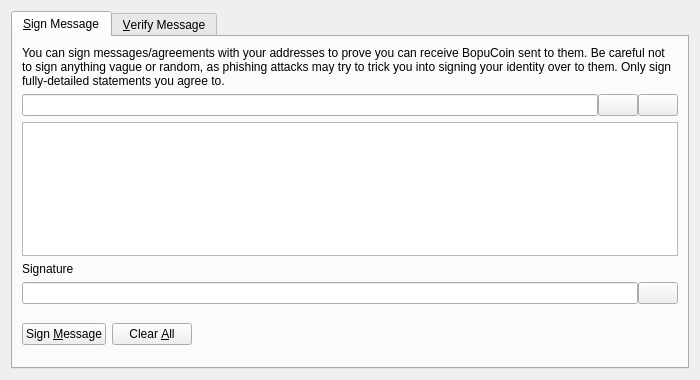
<?xml version="1.0" encoding="UTF-8"?>
<ui version="4.0">
 <class>SignVerifyMessageDialog</class>
 <widget class="QDialog" name="SignVerifyMessageDialog">
  <property name="geometry">
   <rect>
    <x>0</x>
    <y>0</y>
    <width>700</width>
    <height>380</height>
   </rect>
  </property>
  <property name="windowTitle">
   <string>Signatures - Sign / Verify a Message</string>
  </property>
  <property name="modal">
   <bool>true</bool>
  </property>
  <layout class="QVBoxLayout" name="verticalLayout">
   <item>
    <widget class="QTabWidget" name="tabWidget">
     <property name="currentIndex">
      <number>0</number>
     </property>
     <widget class="QWidget" name="tabSignMessage">
      <attribute name="title">
       <string>&amp;Sign Message</string>
      </attribute>
      <layout class="QVBoxLayout" name="verticalLayout_SM">
       <item>
        <widget class="QLabel" name="infoLabel_SM">
         <property name="text">
          <string>You can sign messages/agreements with your addresses to prove you can receive BopuCoin sent to them. Be careful not to sign anything vague or random, as phishing attacks may try to trick you into signing your identity over to them. Only sign fully-detailed statements you agree to.</string>
         </property>
         <property name="textFormat">
          <enum>Qt::PlainText</enum>
         </property>
         <property name="wordWrap">
          <bool>true</bool>
         </property>
        </widget>
       </item>
       <item>
        <layout class="QHBoxLayout" name="horizontalLayout_1_SM">
         <property name="spacing">
          <number>0</number>
         </property>
         <item>
          <widget class="QValidatedLineEdit" name="addressIn_SM">
           <property name="toolTip">
            <string>The BopuCoin address to sign the message with</string>
           </property>
          </widget>
         </item>
         <item>
          <widget class="QPushButton" name="addressBookButton_SM">
           <property name="toolTip">
            <string>Choose previously used address</string>
           </property>
           <property name="text">
            <string/>
           </property>
           <property name="shortcut">
            <string>Alt+A</string>
           </property>
           <property name="autoDefault">
            <bool>false</bool>
           </property>
          </widget>
         </item>
         <item>
          <widget class="QPushButton" name="pasteButton_SM">
           <property name="toolTip">
            <string>Paste address from clipboard</string>
           </property>
           <property name="text">
            <string/>
           </property>
           <property name="shortcut">
            <string>Alt+P</string>
           </property>
           <property name="autoDefault">
            <bool>false</bool>
           </property>
          </widget>
         </item>
        </layout>
       </item>
       <item>
        <widget class="QPlainTextEdit" name="messageIn_SM">
         <property name="toolTip">
          <string>Enter the message you want to sign here</string>
         </property>
        </widget>
       </item>
       <item>
        <widget class="QLabel" name="signatureLabel_SM">
         <property name="text">
          <string>Signature</string>
         </property>
         <property name="textFormat">
          <enum>Qt::PlainText</enum>
         </property>
        </widget>
       </item>
       <item>
        <layout class="QHBoxLayout" name="horizontalLayout_2_SM">
         <property name="spacing">
          <number>0</number>
         </property>
         <item>
          <widget class="QLineEdit" name="signatureOut_SM">
           <property name="font">
            <font>
             <italic>true</italic>
            </font>
           </property>
           <property name="readOnly">
            <bool>true</bool>
           </property>
          </widget>
         </item>
         <item>
          <widget class="QPushButton" name="copySignatureButton_SM">
           <property name="toolTip">
            <string>Copy the current signature to the system clipboard</string>
           </property>
           <property name="text">
            <string/>
           </property>
           <property name="autoDefault">
            <bool>false</bool>
           </property>
          </widget>
         </item>
        </layout>
       </item>
       <item>
        <layout class="QHBoxLayout" name="horizontalLayout_3_SM">
         <item>
          <widget class="QPushButton" name="signMessageButton_SM">
           <property name="toolTip">
            <string>Sign the message to prove you own this BopuCoin address</string>
           </property>
           <property name="text">
            <string>Sign &amp;Message</string>
           </property>
           <property name="autoDefault">
            <bool>false</bool>
           </property>
          </widget>
         </item>
         <item>
          <widget class="QPushButton" name="clearButton_SM">
           <property name="toolTip">
            <string>Reset all sign message fields</string>
           </property>
           <property name="text">
            <string>Clear &amp;All</string>
           </property>
           <property name="autoDefault">
            <bool>false</bool>
           </property>
          </widget>
         </item>
         <item>
          <spacer name="horizontalSpacer_1_SM">
           <property name="orientation">
            <enum>Qt::Horizontal</enum>
           </property>
           <property name="sizeHint" stdset="0">
            <size>
             <width>40</width>
             <height>48</height>
            </size>
           </property>
          </spacer>
         </item>
         <item>
          <widget class="QLabel" name="statusLabel_SM">
           <property name="font">
            <font>
             <weight>75</weight>
             <bold>true</bold>
            </font>
           </property>
           <property name="text">
            <string/>
           </property>
           <property name="wordWrap">
            <bool>true</bool>
           </property>
          </widget>
         </item>
         <item>
          <spacer name="horizontalSpacer_2_SM">
           <property name="orientation">
            <enum>Qt::Horizontal</enum>
           </property>
           <property name="sizeHint" stdset="0">
            <size>
             <width>40</width>
             <height>48</height>
            </size>
           </property>
          </spacer>
         </item>
        </layout>
       </item>
      </layout>
     </widget>
     <widget class="QWidget" name="tabVerifyMessage">
      <attribute name="title">
       <string>&amp;Verify Message</string>
      </attribute>
      <layout class="QVBoxLayout" name="verticalLayout_VM">
       <item>
        <widget class="QLabel" name="infoLabel_VM">
         <property name="text">
          <string>Enter the receiver's address, message (ensure you copy line breaks, spaces, tabs, etc. exactly) and signature below to verify the message. Be careful not to read more into the signature than what is in the signed message itself, to avoid being tricked by a man-in-the-middle attack. Note that this only proves the signing party receives with the address, it cannot prove sendership of any transaction!</string>
         </property>
         <property name="textFormat">
          <enum>Qt::PlainText</enum>
         </property>
         <property name="alignment">
          <set>Qt::AlignLeading|Qt::AlignLeft|Qt::AlignTop</set>
         </property>
         <property name="wordWrap">
          <bool>true</bool>
         </property>
        </widget>
       </item>
       <item>
        <layout class="QHBoxLayout" name="horizontalLayout_1_VM">
         <property name="spacing">
          <number>0</number>
         </property>
         <item>
          <widget class="QValidatedLineEdit" name="addressIn_VM">
           <property name="toolTip">
            <string>The BopuCoin address the message was signed with</string>
           </property>
          </widget>
         </item>
         <item>
          <widget class="QPushButton" name="addressBookButton_VM">
           <property name="toolTip">
            <string>Choose previously used address</string>
           </property>
           <property name="text">
            <string/>
           </property>
           <property name="shortcut">
            <string>Alt+A</string>
           </property>
           <property name="autoDefault">
            <bool>false</bool>
           </property>
          </widget>
         </item>
        </layout>
       </item>
       <item>
        <widget class="QPlainTextEdit" name="messageIn_VM"/>
       </item>
       <item>
        <widget class="QValidatedLineEdit" name="signatureIn_VM"/>
       </item>
       <item>
        <layout class="QHBoxLayout" name="horizontalLayout_2_VM">
         <item>
          <widget class="QPushButton" name="verifyMessageButton_VM">
           <property name="toolTip">
            <string>Verify the message to ensure it was signed with the specified BopuCoin address</string>
           </property>
           <property name="text">
            <string>Verify &amp;Message</string>
           </property>
           <property name="autoDefault">
            <bool>false</bool>
           </property>
          </widget>
         </item>
         <item>
          <widget class="QPushButton" name="clearButton_VM">
           <property name="toolTip">
            <string>Reset all verify message fields</string>
           </property>
           <property name="text">
            <string>Clear &amp;All</string>
           </property>
           <property name="autoDefault">
            <bool>false</bool>
           </property>
          </widget>
         </item>
         <item>
          <spacer name="horizontalSpacer_1_VM">
           <property name="orientation">
            <enum>Qt::Horizontal</enum>
           </property>
           <property name="sizeHint" stdset="0">
            <size>
             <width>40</width>
             <height>48</height>
            </size>
           </property>
          </spacer>
         </item>
         <item>
          <widget class="QLabel" name="statusLabel_VM">
           <property name="font">
            <font>
             <weight>75</weight>
             <bold>true</bold>
            </font>
           </property>
           <property name="text">
            <string/>
           </property>
           <property name="wordWrap">
            <bool>true</bool>
           </property>
          </widget>
         </item>
         <item>
          <spacer name="horizontalSpacer_2_VM">
           <property name="orientation">
            <enum>Qt::Horizontal</enum>
           </property>
           <property name="sizeHint" stdset="0">
            <size>
             <width>40</width>
             <height>48</height>
            </size>
           </property>
          </spacer>
         </item>
        </layout>
       </item>
      </layout>
     </widget>
    </widget>
   </item>
  </layout>
 </widget>
 <customwidgets>
  <customwidget>
   <class>QValidatedLineEdit</class>
   <extends>QLineEdit</extends>
   <header>qvalidatedlineedit.h</header>
  </customwidget>
 </customwidgets>
 <resources>
  <include location="../bopucoin.qrc"/>
 </resources>
 <connections/>
</ui>
